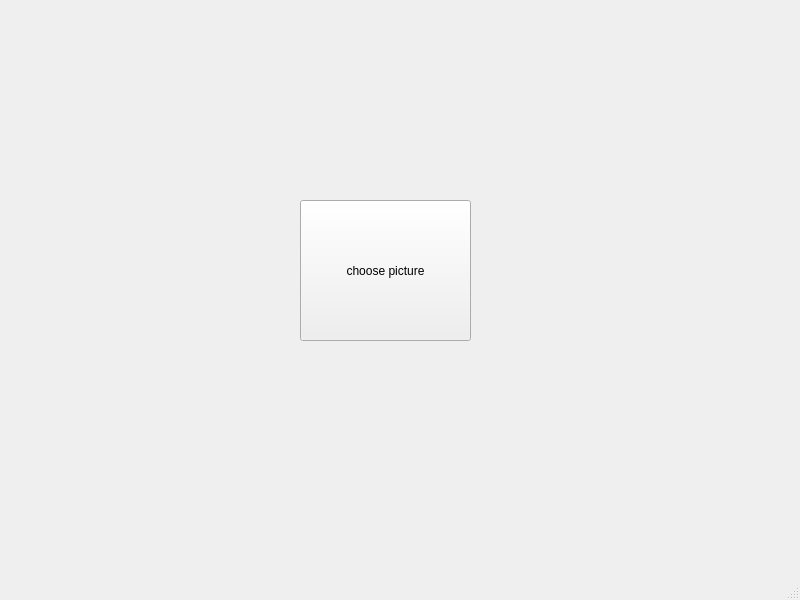
<?xml version="1.0" encoding="UTF-8"?>
<ui version="4.0">
 <class>MainWindow</class>
 <widget class="QMainWindow" name="MainWindow">
  <property name="geometry">
   <rect>
    <x>0</x>
    <y>0</y>
    <width>800</width>
    <height>600</height>
   </rect>
  </property>
  <property name="windowTitle">
   <string>MainWindow</string>
  </property>
  <widget class="QWidget" name="centralwidget">
   <widget class="QPushButton" name="pushButton">
    <property name="geometry">
     <rect>
      <x>300</x>
      <y>200</y>
      <width>171</width>
      <height>141</height>
     </rect>
    </property>
    <property name="text">
     <string>choose picture</string>
    </property>
   </widget>
  </widget>
  <widget class="QMenuBar" name="menubar">
   <property name="geometry">
    <rect>
     <x>0</x>
     <y>0</y>
     <width>800</width>
     <height>22</height>
    </rect>
   </property>
  </widget>
  <widget class="QStatusBar" name="statusbar"/>
 </widget>
 <resources/>
 <connections/>
</ui>
